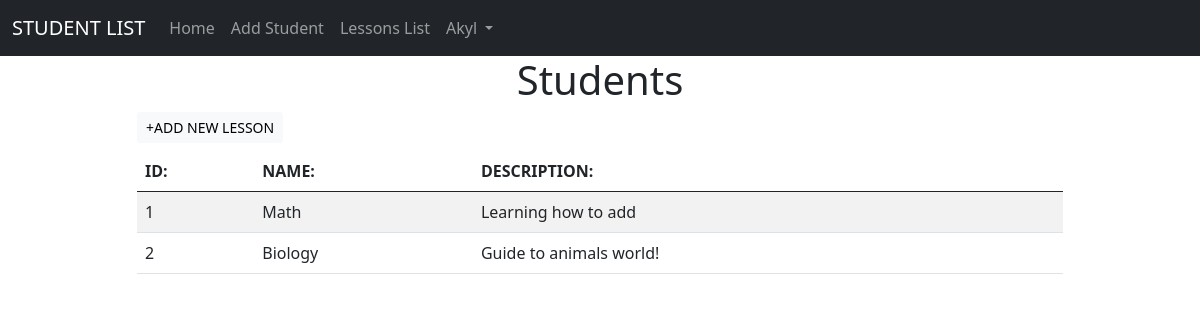
Screenshot of /lessons-page (signed in) with the database file from the repository.
### website/models.py (models this page shows)
class User(db.Model, UserMixin):
    id = db.Column(db.Integer, primary_key=True)
    email = db.Column(db.String(150), unique=True)
    password = db.Column(db.String(150))
    first_name = db.Column(db.String(150))
    notes = db.relationship('Note')
    students = db.relationship('Student')
    lessons = db.relationship('Lesson')

class Lesson(db.Model):
    id = db.Column(db.Integer, primary_key=True)
    ls_name = db.Column(db.String(150))
    ls_description = db.Column(db.String(150))
    user_id = db.Column(db.Integer, db.ForeignKey('user.id'))
    students = db.relationship('Student')

### website/views.py (the view, shortened to what this page needs)
@views.route('/lessons-page', methods=['GET', 'POST'])
def lessons_page():
    return render_template('lessons.html',user=current_user)

### website/__init__.py (called while the page is built)
def create_app():
    app = Flask(__name__)
    app.config['SECRET_KEY'] = 'hjshjhdjah kjshkjdhjs'
    app.config['SQLALCHEMY_DATABASE_URI'] = f'sqlite:///{DB_NAME}'
    db.init_app(app)
    from .views import views
    from .auth import auth
    app.register_blueprint(views, url_prefix='/')
    app.register_blueprint(auth, url_prefix='/')
    from .models import User
    with app.app_context():
        db.create_all()
    login_manager = LoginManager()
    login_manager.login_view = 'auth.login'
    login_manager.init_app(app)
    @login_manager.user_loader
    def load_user(id):
        return User.query.get(int(id))
    return app

### website/templates/lessons.html (shortened to what this page needs)
{% extends "base.html" %} {% block title %}Home{% endblock %} {% block content
%}
<div class="row">
  <div class="col-10 mx-auto">
    <h1 align="center">Students</h1>
    <div class="row mb-2">
      <div class="col-3">
        <button
          type="button"
          class="btn btn-sm btn-light"
          data-bs-toggle="modal"
          data-bs-target="#add-lesson-btn"
        >
          +ADD NEW LESSON
        </button>
      </div>
    </div>
    <div class="row">
      <div class="col-12">
        <div>
          <table class="table table-striped table-hover">
            <thead>
              <tr>
                <th>ID:</th>
                <th>NAME:</th>
                <th>DESCRIPTION:</th>
              </tr>
            </thead>
            <tbody>
              {% for less in user.lessons %}
              <tr>
                <td>{{ less.id }}</td>
                <td>{{ less.ls_name }}</td>
                <td>{{ less.ls_description }}</td>
              </tr>
              {% endfor %}
            </tbody>
          </table>
        </div>
      </div>
    </div>
  </div>
</div>
{% endblock %}

### website/templates/base.html (shortened to what this page needs)
<!DOCTYPE html>
<html>
  <head>
    <link
      href="https://cdn.jsdelivr.net/npm/bootstrap@5.0.2/dist/css/bootstrap.min.css"
      rel="stylesheet"
    />
  </head>
  <body>
    <nav class="navbar navbar-expand-lg navbar-dark bg-dark">
      <div class="container-fluid">
        <a class="navbar-brand" href="/">STUDENT LIST</a>
        <div class="collapse navbar-collapse" id="navbarSupportedContent">
          <ul class="navbar-nav me-auto mb-2 mb-lg-0">
            {% if user.is_authenticated %}
            <li class="nav-item">
              <a class="nav-link" href="/">Home</a>
            </li>
            <li class="nav-item">
              <a class="nav-link" id="addStudent" href="/add-student"
                >Add Student</a
              >
            </li>
            <li class="nav-item">
              <a class="nav-link" id="addStudent" href="/lessons-page"
                >Lessons List</a
              >
            </li>
            <li class="nav-item dropdown">
              <a
                class="nav-link dropdown-toggle"
                href="#"
                id="navbarDarkDropdownMenuLink"
                role="button"
                data-bs-toggle="dropdown"
                aria-expanded="false"
              >
                {{ user.first_name }}
              </a>
            </li>
            {% endif %}
          </ul>
        </div>
      </div>
    </nav>
    <div class="container">{% block content %} {% endblock %}</div>
  </body>
</html>

### rows the page displays
User: first_name "Akyl"
Lesson: id "1", ls_name "Math", ls_description "Learning how to add"
Lesson: id "2", ls_name "Biology", ls_description "Guide to animals world!"
